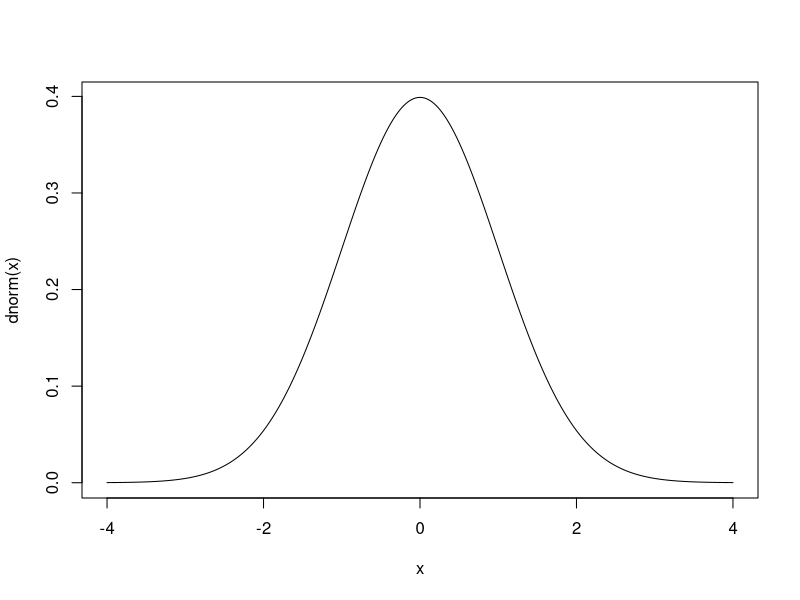

Write the R code that produced this figure.
## ---- chunk 1
knitr::write_bib(c("bookdown"), file = "packages_crashrmd.bib")
## ---- chunk 2
head(cars)
## ---- chunk 3
knitr::kable(cars[1:6,], caption = "Kable table")
## ---- chunk 4
x <- seq(-4, 4, len = 1000)
plot(x, dnorm(x), type = "l")
## ---- chunk 5
out_df <- data.frame(observation = 1:3,
                     height = c(69, 72, 70),
                     name = LETTERS[1:3])
knitr::kable(out_df, caption = "Simple table.")
